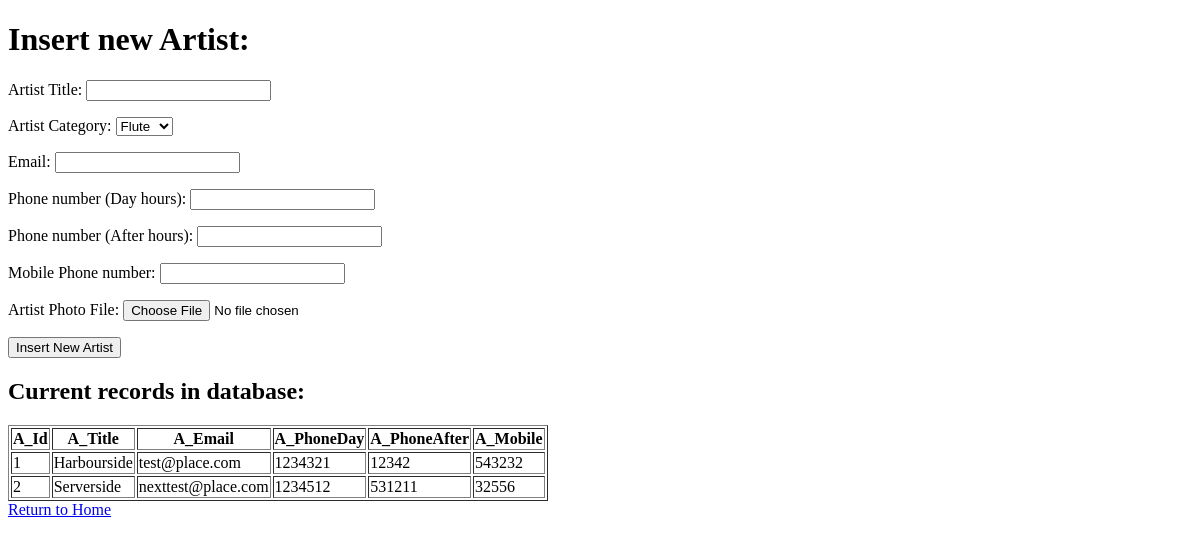
Page /site/newArtist.php on the earlier database version.
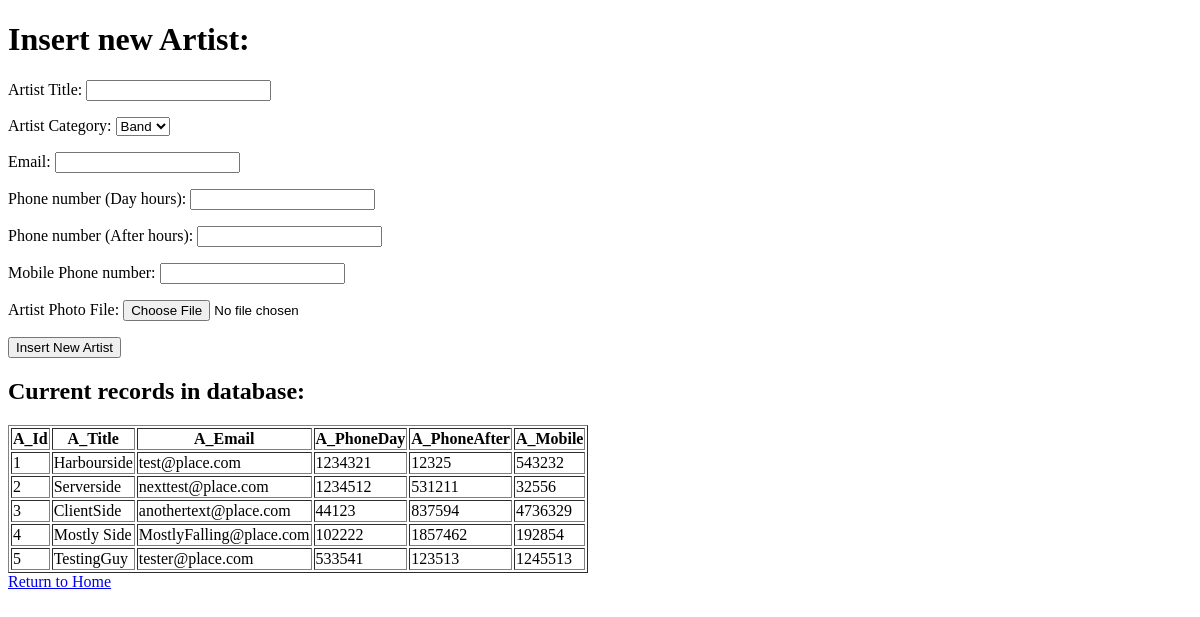
Same page on the later database version.
### tables this page shows
CREATE TABLE Artist (
A_Id INTEGER PRIMARY KEY NOT NULL,
A_Title VARCHAR(100) NOT NULL,
A_Email VARCHAR(100),
A_PhoneDay VARCHAR(20),
A_PhoneAfter VARCHAR(20),
A_Mobile VARCHAR(20),
A_MainImageId INTEGER,
FOREIGN KEY(A_MainImageId) REFERENCES Image(Img_Id)
);

### site/newArtist.php (the view, shortened to what this page needs)
<?php include("db_connect.php") ?>
<!DOCTYPE html>
<html>
<head lang="en">
</head>
<body>
<h1>Insert new Artist:</h1>
<form name="insertForm" enctype="multipart/form-data" method="post" action="newArtistProcess.php">
	<p>
		<label for="A_Title">Artist Title: </label>
		<input type="text" name="A_Title">
	</p>
	<p>
		<div id="categoryDropDownsContainer">
			<label for="C_Id">Artist Category: </label>
			<select name="C_Id">
			<?php
				$categories = $dbh->query("SELECT * FROM Category");
				foreach($categories as $row)
				{
					echo "<option value='" . $row["C_Id"] ."'>" . $row["C_Name"] . "</option>\n";
				}
			?>
			</select>
		</div>
	</p>
	<p>
		<label for="A_Email">Email: </label>
		<input type="text" name="A_Email">
	</p>
	<p>
		<label for="A_PhoneDay">Phone number (Day hours): </label>
		<input type="text" name="A_PhoneDay">
	</p>
	<p>
		<label for="A_PhoneAfter">Phone number (After hours): </label>
		<input type="text" name="A_PhoneAfter">
	</p>
	<p>
		<label for="A_Mobile">Mobile Phone number: </label>
		<input type="text" name="A_Mobile">
	</p>
	<p>
		<label for="ArtistImage">Artist Photo File: </label>
		<input type="file" name="ArtistImage" />
	</p>
	<p>
		<input type="submit" name="submit" value="Insert New Artist">
	</p>
</form>
<h2>Current records in database: </h2>
<?php
	$artists = $dbh->query("SELECT * FROM Artist");
	echo "<table border='1'>\n";
	echo "<tr><th>A_Id</th><th>A_Title</th><th>A_Email</th><th>A_PhoneDay</th><th>A_PhoneAfter</th><th>A_Mobile</th></tr>\n";
	foreach($artists as $row)
	{
		echo "<tr>\n";
		echo "<td>" . $row["A_Id"] . "</td>" .
				"<td>" . $row["A_Title"] . "</td>" .
				"<td>" . $row["A_Email"] . "</td>" .
				"<td>" . $row["A_PhoneDay"] . "</td>" .
				"<td>" . $row["A_PhoneAfter"] . "</td>" .
				"<td>" . $row["A_Mobile"] . "</td>\n";
		echo "</tr>\n";
	}
	echo "</table>"
?>
<a href='index.html'>Return to Home</a>
</body>
</html>

Differences in the rows shown:
changed artist "Harbourside": A_PhoneAfter "12342" → "12325"
added artist: A_Id "3", A_Title "ClientSide", A_Email "anothertext@place.com", A_PhoneDay "44123", A_PhoneAfter "837594", A_Mobile "4736329"
added artist: A_Id "4", A_Title "Mostly Side", A_Email "MostlyFalling@place.com", A_PhoneDay "102222", A_PhoneAfter "1857462", A_Mobile "192854"
added artist: A_Id "5", A_Title "TestingGuy", A_Email "tester@place.com", A_PhoneDay "533541", A_PhoneAfter "123513", A_Mobile "1245513"
Other differences:
form field C_Id: "Flute" → "Band"
